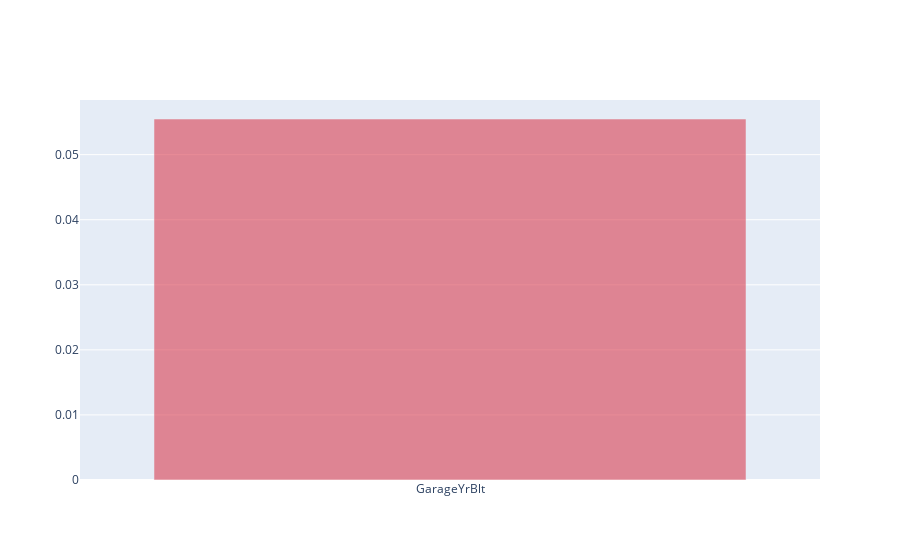

Here is the notebook cell this chart was saved with:
### Code cell
listing= []
missing_rows = []
for i in range(0,df.shape[0]):
    if df.iloc[i,1] == True:
        misssing_row = df.iloc[i,0]
        missing_rows.append(df.iloc[i,0])
        listing.append(train_data[misssing_row].isna().value_counts()[1]/train_data[misssing_row].shape[0])
MissingFrame = pd.DataFrame({'Column':missing_rows,'Missing_percent':listing}).sort_values('Missing_percent', ascending=False)
MissingFrame.head(5) 

x  = MissingFrame['Column']
y = MissingFrame['Missing_percent']

data = go.Bar(x = x, y = y,marker=dict(color='rgba(219, 64, 82, 0.6)'), name='Missing Percentage')
fig = go.Figure(data = data)
fig

### Figure 1 — Plotly figure (JSON) as saved in the notebook; plotly's stock layout.template omitted (floating-point values rounded to 4 significant figures)
{"data": [{"marker": {"color": "rgba(219, 64, 82, 0.6)"}, "name": "Missing Percentage", "type": "bar", "x": ["GarageYrBlt"], "y": [0.05548]}], "layout": {}}
